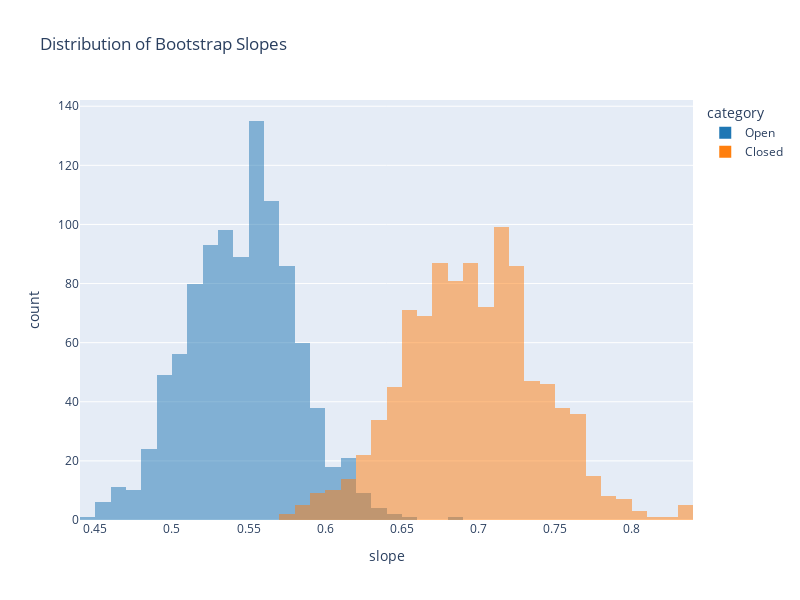

The code cell stored with this chart in its notebook:
### Code cell
# Plot a histogram of the slopes

# Create a DataFrame for the slopes
slopes_df = pd.DataFrame({
    'slope': np.log10(open_slopes + closed_slopes),
    'category': ['Open'] * len(open_slopes) + ['Closed'] * len(closed_slopes)
})

# Plot the histogram using plotly
fig = px.histogram(slopes_df, x='slope', color='category', barmode='overlay', 
                   title='Distribution of Bootstrap Slopes', 
                   labels={'Slope': 'Slope (OOMs/year)', 'count': 'Frequency'},
                   opacity=0.5, color_discrete_map={'Open': colors['open'], 'Closed': colors['closed']})

fig.update_layout(
    width=800,
    height=600,
)

fig.show()

### Figure 1 — Plotly figure (JSON) as saved in the notebook; plotly's stock layout.template omitted (floating-point values rounded to 4 significant figures; data arrays with more than 128 entries replaced by an {"elided": "..."} marker saying what was removed)
{"data": [{"alignmentgroup": "True", "bingroup": "x", "hovertemplate": "category=Open<br>slope=%{x}<br>count=%{y}<extra></extra>", "legendgroup": "Open", "marker": {"color": "#1f77b4", "opacity": 0.5, "pattern": {"shape": ""}}, "name": "Open", "offsetgroup": "Open", "orientation": "v", "showlegend": true, "type": "histogram", "x": {"elided": "1000 float values"}, "xaxis": "x", "yaxis": "y"}, {"alignmentgroup": "True", "bingroup": "x", "hovertemplate": "category=Closed<br>slope=%{x}<br>count=%{y}<extra></extra>", "legendgroup": "Closed", "marker": {"color": "#ff7f0e", "opacity": 0.5, "pattern": {"shape": ""}}, "name": "Closed", "offsetgroup": "Closed", "orientation": "v", "showlegend": true, "type": "histogram", "x": {"elided": "1000 float values"}, "xaxis": "x", "yaxis": "y"}], "layout": {"barmode": "overlay", "height": 600, "legend": {"title": {"text": "category"}, "tracegroupgap": 0}, "title": {"text": "Distribution of Bootstrap Slopes"}, "width": 800, "xaxis": {"anchor": "y", "domain": [0, 1], "title": {"text": "slope"}}, "yaxis": {"anchor": "x", "domain": [0, 1], "title": {"text": "count"}}}}
